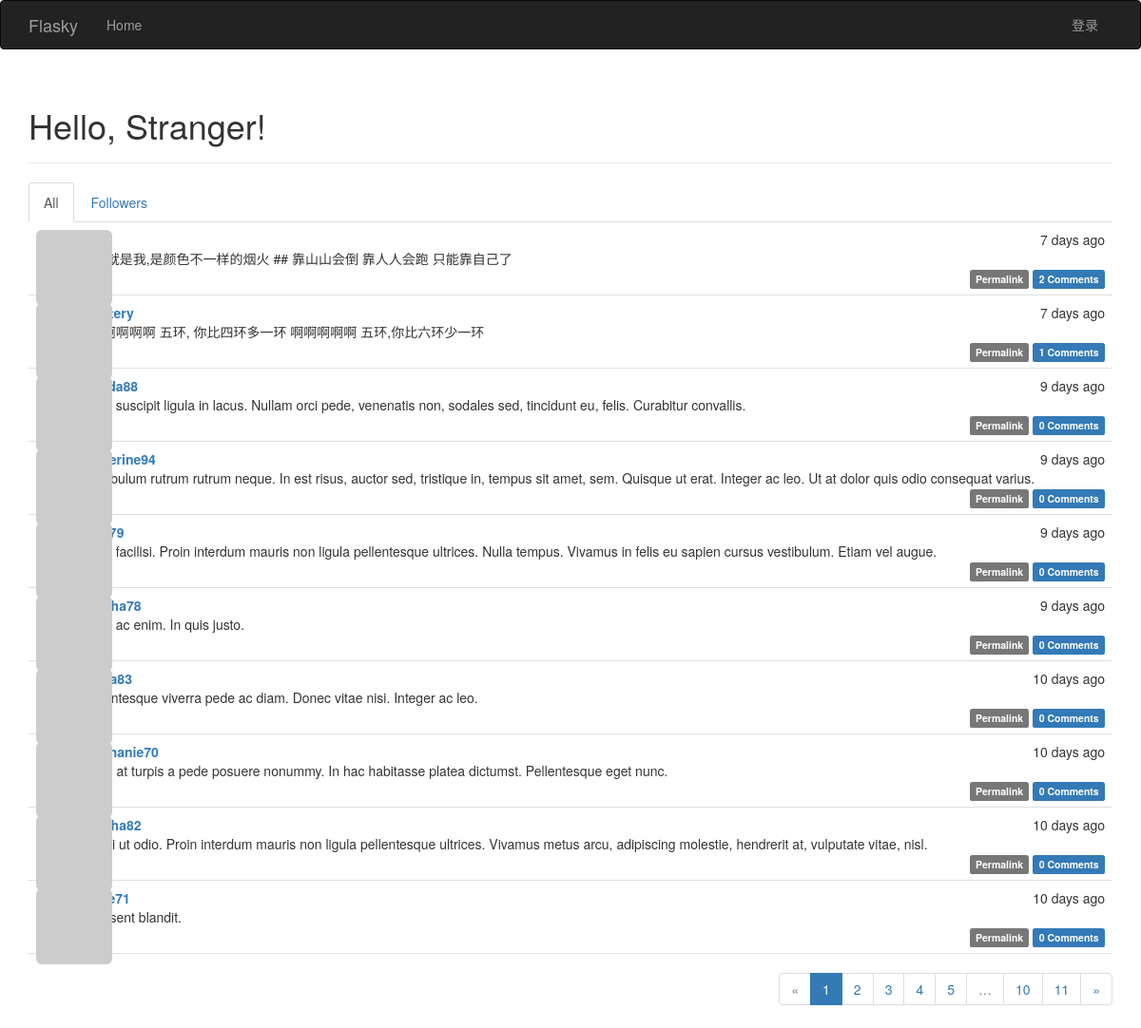
The page / on the database its author committed.
### app/models.py (models this page shows, shortened)
class Post(db.Model):
    __tablename__ = 'posts'
    id = db.Column(db.Integer, primary_key=True)
    body = db.Column(db.Text)
    body_html = db.Column(db.Text)
    timestamp = db.Column(db.DateTime, index=True, default=datetime.utcnow)
    author_id = db.Column(db.Integer, db.ForeignKey('users.id'))
    comments = db.relationship('Comment', backref='post', lazy='dynamic')

class User(UserMixin, db.Model):
    __tablename__ = 'users'
    id = db.Column(db.Integer, primary_key=True)
    email = db.Column(db.String(64), unique=True, index=True)
    username = db.Column(db.String(64), unique=True, index=True)
    role_id = db.Column(db.Integer, db.ForeignKey('roles.id'))
    password_hash = db.Column(db.String(128))
    confirmed = db.Column(db.Boolean, default=False)
    name = db.Column(db.String(64))
    location = db.Column(db.String(64))
    about_me = db.Column(db.Text())
    member_since = db.Column(db.DateTime(), default=datetime.utcnow)
    last_seen = db.Column(db.DateTime(), default=datetime.utcnow)
    avatar_hash = db.Column(db.String(32))
    posts = db.relationship('Post', backref='author', lazy='dynamic')
    followed = db.relationship('Follow',
                               foreign_keys=[Follow.follower_id],
                               backref=db.backref('follower', lazy='joined'),
                               lazy='dynamic',
                               cascade='all, delete-orphan')
    followers = db.relationship('Follow',
                                foreign_keys=[Follow.followed_id],
                                backref=db.backref('followed', lazy='joined'),
                                lazy='dynamic',
                                cascade='all, delete-orphan')
    comments = db.relationship('Comment', backref='author', lazy='dynamic')
    @property
    def password(self):
        raise AttributeError('password is not a readable attribute')
    def gravatar(self, size=100, default='identicon', rating='g'):
        if request.is_secure:
            url = 'https://secure.gravatar.com/avatar'
        else:
            url = 'http://www.gravatar.com/avatar'
        hash = self.avatar_hash or hashlib.md5(
            self.email.encode('utf-8')).hexdigest()
        return '{url}/{hash}?s={size}&d={default}&r={rating}'.format(
            url=url, hash=hash, size=size, default=default, rating=rating)

### app/main/views.py (the view)
@main.route('/', methods=['GET', 'POST'])
def index():
    form = PostForm()
    if current_user.can(Permission.WRITE_ARTICLES) and form.validate_on_submit():
        post = Post(body=form.body.data, author=current_user._get_current_object())
        db.session.add(post)
        return redirect(url_for('.index'))
    page = request.args.get('page',1,type=int)
    show_followed = False
    if current_user.is_authenticated:
        show_followed = bool(request.cookies.get('show_followed', ''))
    if show_followed:
        query = current_user.followed_posts
    else :
        query = Post.query
    pagination = query.order_by(Post.timestamp.desc()).paginate(page, per_page=current_app.config['FLASK_POSTS_PER_PAGE'], error_out=False)
    posts = pagination.items
    return render_template('index.html', form=form, posts=posts, pagination=pagination, show_followed=show_followed)

### app/auth/views.py (called while the page is built)
@auth.before_app_request
def before_request():
    if current_user.is_authenticated:
        current_user.ping()
        if not current_user.confirmed and request.endpoint[:5]!='auth.':
            return redirect(url_for('auth.unconfirmed'))

### app/main/__init__.py (called while the page is built)
@main.app_context_processor
def inject_permissions():
    return dict(Permission=Permission)

### app/models.py (called while the page is built)
    def can(self, permissions):
        return False

    def is_administrator(self):
        return False

### app/templates/index.html (shortened to what this page needs)
{% extends "base.html" %}
{% import "bootstrap/wtf.html" as wtf %}
{% import "_macros.html" as macros %}
{% block page_content %}
    <div class="page-header">
        <h1>Hello, {% if current_user.is_authenticated %}{{ current_user.username }}{% else %}Stranger{% endif %}!</h1>
    </div>
<div class="post-tabs">
    <ul class="nav nav-tabs">
        <li{% if not show_followed %} class="active"{% endif %}><a href="{{ url_for('.show_all') }}">All</a></li>
        <li{% if show_followed %} class="active"{% endif %}><a href="{{ url_for('.show_followed') }}">Followers</a></li>
    </ul>
    {% include '_posts.html' %}
</div>
    {% if pagination %}
        <div class="pagination">
            {{ macros.pagination_widget(pagination,'.index') }}
        </div>
    {% endif %}
{% endblock %}

### app/templates/_posts.html (shortened to what this page needs)
<ul class="posts">
    {% for post in posts %}
    <li class="post">
        <div class="post-thumbnail">
            <a href="{{ url_for('.user', username=post.author.username) }}">
                <img class="img-rounded profile-thumbnail" src="{{ post.author.gravatar(size=40) }}">
            </a>
        </div>
        <div class="post-content">
            <div class="post-date">{{ moment(post.timestamp).fromNow() }}</div>
            <div class="post-author"><a href="{{ url_for('.user', username=post.author.username) }}">{{ post.author.username }}</a></div>
            <div class="post-body">
                {% if post.body_html %}
                    {{ post.body_html | safe }}
                {% else %}
                    {{ post.body }}
                {% endif %}
            </div>
            <div class="post-footer">
                <a href="{{ url_for('.post', id=post.id) }}">
                    <span class="label label-default">Permalink</span>
                </a>
                <a href="{{ url_for('.post', id=post.id) }}#comments">
                   <span class="label label-primary">{{ post.comments.count() }} Comments</span>
                </a>
            </div>
        </div>
    </li>
    {% endfor %}
</ul>

### app/static/styles.css (style rules this page uses)
.profile-thumbnail { position: absolute; }
div.post-tabs { margin-top: 16px; }
ul.posts { list-style-type: none; padding: 0px; margin: 16px 0px 0px 0px; border-top: 1px solid #e0e0e0; }
div.post-tabs ul.posts { margin: 0px; border-top: none; }
ul.posts li.post { padding: 8px; border-bottom: 1px solid #e0e0e0; }
div.post-date { float: right; }
div.post-author { font-weight: bold; }
div.post-thumbnail { position: absolute; }
div.post-content { margin-left: 48px; min-height: 48px; }
div.post-footer { text-align: right; }
div.pagination { width: 100%; text-align: right; padding: 0px; margin: 0px; }

### rows shown on the page
Post: timestamp "7 days ago", body "# 我就是我,是颜色不一样的烟火 ## 靠山山会倒 靠人人会跑 只能靠自己了", comments.count "2"
Post: timestamp "7 days ago", body "#啊啊啊啊啊 五环, 你比四环多一环 啊啊啊啊啊 五环,你比六环少一环", comments.count "1"
Post: timestamp "9 days ago", body "Nulla suscipit ligula in lacus. Nullam orci pede, venenatis non, sodales sed, tincidunt eu, felis. Curabitur convallis.", comments.count "0"
Post: timestamp "9 days ago", author.username "katherine94", body "Vestibulum rutrum rutrum neque. In est risus, auctor sed, tristique in, tempus sit amet, sem. Quisque ut erat. Integer ac leo. Ut at dolor quis odio consequat varius.", comments.count "0"
Post: timestamp "9 days ago", body "Nulla facilisi. Proin interdum mauris non ligula pellentesque ultrices. Nulla tempus. Vivamus in felis eu sapien cursus vestibulum. Etiam vel augue.", comments.count "0"
Post: timestamp "9 days ago", body "Nulla ac enim. In quis justo.", comments.count "0"
Post: timestamp "10 days ago", body "Pellentesque viverra pede ac diam. Donec vitae nisi. Integer ac leo.", comments.count "0"
Post: timestamp "10 days ago", author.username "stephanie70", body "Proin at turpis a pede posuere nonummy. In hac habitasse platea dictumst. Pellentesque eget nunc.", comments.count "0"
Post: timestamp "10 days ago", body "Morbi ut odio. Proin interdum mauris non ligula pellentesque ultrices. Vivamus metus arcu, adipiscing molestie, hendrerit at, vulputate vitae, nisl.", comments.count "0"
Post: timestamp "10 days ago", body "Praesent blandit.", comments.count "0"

### other values the page prints
{{ p }} "1"
{{ p }} "2" "3" "4" "5" "10" "11"
